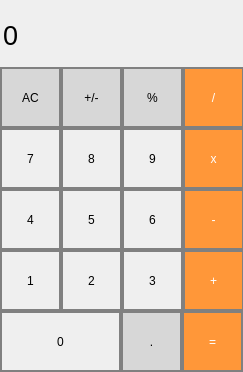
<?xml version="1.0" encoding="UTF-8"?>
<ui version="4.0">
 <class>MainWindow</class>
 <widget class="QMainWindow" name="MainWindow">
  <property name="geometry">
   <rect>
    <x>0</x>
    <y>0</y>
    <width>243</width>
    <height>372</height>
   </rect>
  </property>
  <property name="windowTitle">
   <string>MainWindow</string>
  </property>
  <property name="styleSheet">
   <string notr="true">QLabel {
  qproperty-alignment: 'AlignVCenter | AlignRight';
  border-bottom: 1px solid gray;
}

background-color : white;</string>
  </property>
  <widget class="QWidget" name="centralwidget">
   <widget class="QLabel" name="result_show">
    <property name="geometry">
     <rect>
      <x>3</x>
      <y>0</y>
      <width>231</width>
      <height>71</height>
     </rect>
    </property>
    <property name="font">
     <font>
      <pointsize>20</pointsize>
     </font>
    </property>
    <property name="text">
     <string>0</string>
    </property>
   </widget>
   <widget class="QPushButton" name="pushButton_reset">
    <property name="geometry">
     <rect>
      <x>0</x>
      <y>67</y>
      <width>61</width>
      <height>61</height>
     </rect>
    </property>
    <property name="styleSheet">
     <string notr="true">QPushButton {
  background-color: rgb(215, 215, 215);
  border: 2px solid gray;
}
QPushButton:pressed {
    background-color: qlineargradient(x1: 0, y1: 0, x2: 0, y2: 1,
                                      stop: 0 #BEBEBE, stop: 1 #D7D7D7);
}</string>
    </property>
    <property name="text">
     <string>AC</string>
    </property>
   </widget>
   <widget class="QPushButton" name="pushButton_plus_minus">
    <property name="geometry">
     <rect>
      <x>61</x>
      <y>67</y>
      <width>61</width>
      <height>61</height>
     </rect>
    </property>
    <property name="styleSheet">
     <string notr="true">QPushButton {
  background-color: rgb(215, 215, 215);
  border: 2px solid gray;
}
QPushButton:pressed {
    background-color: qlineargradient(x1: 0, y1: 0, x2: 0, y2: 1,
                                      stop: 0 #BEBEBE, stop: 1 #D7D7D7);
}</string>
    </property>
    <property name="text">
     <string>+/-</string>
    </property>
   </widget>
   <widget class="QPushButton" name="pushButton_procent">
    <property name="geometry">
     <rect>
      <x>122</x>
      <y>67</y>
      <width>61</width>
      <height>61</height>
     </rect>
    </property>
    <property name="styleSheet">
     <string notr="true">QPushButton {
  background-color: rgb(215, 215, 215);
  border: 2px solid gray;
}
QPushButton:pressed {
    background-color: qlineargradient(x1: 0, y1: 0, x2: 0, y2: 1,
                                      stop: 0 #BEBEBE, stop: 1 #D7D7D7);
}</string>
    </property>
    <property name="text">
     <string>%</string>
    </property>
   </widget>
   <widget class="QPushButton" name="pushButton_divide">
    <property name="geometry">
     <rect>
      <x>183</x>
      <y>67</y>
      <width>61</width>
      <height>61</height>
     </rect>
    </property>
    <property name="styleSheet">
     <string notr="true">QPushButton {
  background-color: rgb(255, 151, 57);
  color: white; 
  border: 2px solid gray;
}

QPushButton:pressed {
    background-color: qlineargradient(x1: 0, y1: 0, x2: 0, y2: 1,
                                      stop: 0 #FF7832, stop: 1 #FF9739);
}</string>
    </property>
    <property name="text">
     <string>/</string>
    </property>
   </widget>
   <widget class="QPushButton" name="pushButton_9">
    <property name="geometry">
     <rect>
      <x>122</x>
      <y>128</y>
      <width>61</width>
      <height>61</height>
     </rect>
    </property>
    <property name="styleSheet">
     <string notr="true">QPushButton {
   border: 2px solid gray;
}
QPushButton:pressed {
    background-color: qlineargradient(x1: 0, y1: 0, x2: 0, y2: 1,
                                      stop: 0 #dadbde, stop: 1 #f6f7fa);
}</string>
    </property>
    <property name="text">
     <string>9</string>
    </property>
   </widget>
   <widget class="QPushButton" name="pushButton_7">
    <property name="geometry">
     <rect>
      <x>0</x>
      <y>128</y>
      <width>61</width>
      <height>61</height>
     </rect>
    </property>
    <property name="styleSheet">
     <string notr="true">QPushButton {
   border: 2px solid gray;
}
QPushButton:pressed {
    background-color: qlineargradient(x1: 0, y1: 0, x2: 0, y2: 1,
                                      stop: 0 #dadbde, stop: 1 #f6f7fa);
}</string>
    </property>
    <property name="text">
     <string>7</string>
    </property>
   </widget>
   <widget class="QPushButton" name="pushButton_mult">
    <property name="geometry">
     <rect>
      <x>183</x>
      <y>128</y>
      <width>61</width>
      <height>61</height>
     </rect>
    </property>
    <property name="styleSheet">
     <string notr="true">QPushButton {
  background-color: rgb(255, 151, 57);
  color: white; 
  border: 2px solid gray;
}

QPushButton:pressed {
    background-color: qlineargradient(x1: 0, y1: 0, x2: 0, y2: 1,
                                      stop: 0 #FF7832, stop: 1 #FF9739);
}</string>
    </property>
    <property name="text">
     <string>x</string>
    </property>
   </widget>
   <widget class="QPushButton" name="pushButton_8">
    <property name="geometry">
     <rect>
      <x>61</x>
      <y>128</y>
      <width>61</width>
      <height>61</height>
     </rect>
    </property>
    <property name="styleSheet">
     <string notr="true">QPushButton {
   border: 2px solid gray;
}
QPushButton:pressed {
    background-color: qlineargradient(x1: 0, y1: 0, x2: 0, y2: 1,
                                      stop: 0 #dadbde, stop: 1 #f6f7fa);
}</string>
    </property>
    <property name="text">
     <string>8</string>
    </property>
   </widget>
   <widget class="QPushButton" name="pushButton_5">
    <property name="geometry">
     <rect>
      <x>61</x>
      <y>189</y>
      <width>61</width>
      <height>61</height>
     </rect>
    </property>
    <property name="styleSheet">
     <string notr="true">QPushButton {
   border: 2px solid gray;
}
QPushButton:pressed {
    background-color: qlineargradient(x1: 0, y1: 0, x2: 0, y2: 1,
                                      stop: 0 #dadbde, stop: 1 #f6f7fa);
}</string>
    </property>
    <property name="text">
     <string>5</string>
    </property>
   </widget>
   <widget class="QPushButton" name="pushButton_4">
    <property name="geometry">
     <rect>
      <x>0</x>
      <y>189</y>
      <width>61</width>
      <height>61</height>
     </rect>
    </property>
    <property name="styleSheet">
     <string notr="true">QPushButton {
   border: 2px solid gray;
}
QPushButton:pressed {
    background-color: qlineargradient(x1: 0, y1: 0, x2: 0, y2: 1,
                                      stop: 0 #dadbde, stop: 1 #f6f7fa);
}</string>
    </property>
    <property name="text">
     <string>4</string>
    </property>
   </widget>
   <widget class="QPushButton" name="pushButton_6">
    <property name="geometry">
     <rect>
      <x>122</x>
      <y>189</y>
      <width>61</width>
      <height>61</height>
     </rect>
    </property>
    <property name="styleSheet">
     <string notr="true">QPushButton {
   border: 2px solid gray;
}
QPushButton:pressed {
    background-color: qlineargradient(x1: 0, y1: 0, x2: 0, y2: 1,
                                      stop: 0 #dadbde, stop: 1 #f6f7fa);
}</string>
    </property>
    <property name="text">
     <string>6</string>
    </property>
   </widget>
   <widget class="QPushButton" name="pushButton_minus">
    <property name="geometry">
     <rect>
      <x>183</x>
      <y>189</y>
      <width>61</width>
      <height>61</height>
     </rect>
    </property>
    <property name="styleSheet">
     <string notr="true">QPushButton {
  background-color: rgb(255, 151, 57);
  color: white; 
  border: 2px solid gray;
}

QPushButton:pressed {
    background-color: qlineargradient(x1: 0, y1: 0, x2: 0, y2: 1,
                                      stop: 0 #FF7832, stop: 1 #FF9739);
}</string>
    </property>
    <property name="text">
     <string>-</string>
    </property>
   </widget>
   <widget class="QPushButton" name="pushButton_3">
    <property name="geometry">
     <rect>
      <x>122</x>
      <y>250</y>
      <width>61</width>
      <height>61</height>
     </rect>
    </property>
    <property name="styleSheet">
     <string notr="true">QPushButton {
   border: 2px solid gray;
}
QPushButton:pressed {
    background-color: qlineargradient(x1: 0, y1: 0, x2: 0, y2: 1,
                                      stop: 0 #dadbde, stop: 1 #f6f7fa);
}</string>
    </property>
    <property name="text">
     <string>3</string>
    </property>
   </widget>
   <widget class="QPushButton" name="pushButton_2">
    <property name="geometry">
     <rect>
      <x>61</x>
      <y>250</y>
      <width>61</width>
      <height>61</height>
     </rect>
    </property>
    <property name="styleSheet">
     <string notr="true">QPushButton {
   border: 2px solid gray;
}
QPushButton:pressed {
    background-color: qlineargradient(x1: 0, y1: 0, x2: 0, y2: 1,
                                      stop: 0 #dadbde, stop: 1 #f6f7fa);
}</string>
    </property>
    <property name="text">
     <string>2</string>
    </property>
   </widget>
   <widget class="QPushButton" name="pushButton_plus">
    <property name="geometry">
     <rect>
      <x>183</x>
      <y>250</y>
      <width>61</width>
      <height>61</height>
     </rect>
    </property>
    <property name="styleSheet">
     <string notr="true">QPushButton {
  background-color: rgb(255, 151, 57);
  color: white; 
  border: 2px solid gray;
}

QPushButton:pressed {
    background-color: qlineargradient(x1: 0, y1: 0, x2: 0, y2: 1,
                                      stop: 0 #FF7832, stop: 1 #FF9739);
}</string>
    </property>
    <property name="text">
     <string>+</string>
    </property>
   </widget>
   <widget class="QPushButton" name="pushButton_1">
    <property name="geometry">
     <rect>
      <x>0</x>
      <y>250</y>
      <width>61</width>
      <height>61</height>
     </rect>
    </property>
    <property name="styleSheet">
     <string notr="true">QPushButton {
   border: 2px solid gray;
}
QPushButton:pressed {
    background-color: qlineargradient(x1: 0, y1: 0, x2: 0, y2: 1,
                                      stop: 0 #dadbde, stop: 1 #f6f7fa);
}</string>
    </property>
    <property name="text">
     <string>1</string>
    </property>
   </widget>
   <widget class="QPushButton" name="pushButton_dot">
    <property name="geometry">
     <rect>
      <x>121</x>
      <y>311</y>
      <width>61</width>
      <height>61</height>
     </rect>
    </property>
    <property name="styleSheet">
     <string notr="true">QPushButton {
  background-color: rgb(215, 215, 215);
  border: 2px solid gray;
}
QPushButton:pressed {
    background-color: qlineargradient(x1: 0, y1: 0, x2: 0, y2: 1,
                                      stop: 0 #BEBEBE, stop: 1 #D7D7D7);
}</string>
    </property>
    <property name="text">
     <string>.</string>
    </property>
   </widget>
   <widget class="QPushButton" name="pushButton_equal">
    <property name="geometry">
     <rect>
      <x>182</x>
      <y>311</y>
      <width>61</width>
      <height>61</height>
     </rect>
    </property>
    <property name="styleSheet">
     <string notr="true">QPushButton {
  background-color: rgb(255, 151, 57);
  color: white; 
  border: 2px solid gray;
}

QPushButton:pressed {
    background-color: qlineargradient(x1: 0, y1: 0, x2: 0, y2: 1,
                                      stop: 0 #FF7832, stop: 1 #FF9739);
}</string>
    </property>
    <property name="text">
     <string>=</string>
    </property>
   </widget>
   <widget class="QPushButton" name="pushButton_0">
    <property name="geometry">
     <rect>
      <x>0</x>
      <y>311</y>
      <width>121</width>
      <height>61</height>
     </rect>
    </property>
    <property name="styleSheet">
     <string notr="true">QPushButton {
   border: 2px solid gray;
}
QPushButton:pressed {
    background-color: qlineargradient(x1: 0, y1: 0, x2: 0, y2: 1,
                                      stop: 0 #dadbde, stop: 1 #f6f7fa);
}</string>
    </property>
    <property name="text">
     <string>0</string>
    </property>
   </widget>
  </widget>
 </widget>
 <resources/>
 <connections/>
</ui>
